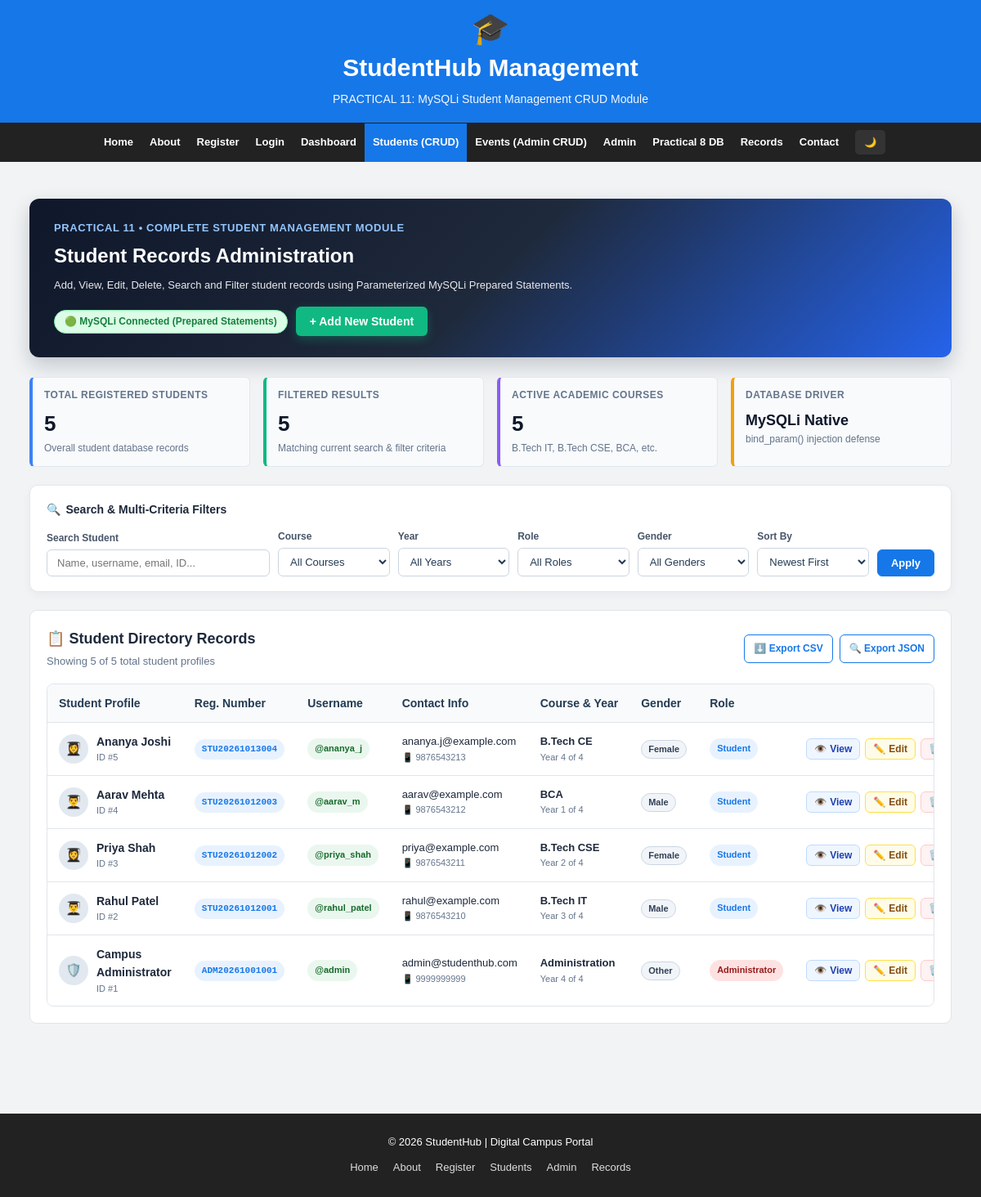
The app's page /php/student_manager.php with its own data.
### tables this page shows
CREATE TABLE `students` (
    `student_id` INT UNSIGNED AUTO_INCREMENT PRIMARY KEY,
    `registration_no` VARCHAR(30) NOT NULL UNIQUE COMMENT 'Formatted ID e.g. STU20261012001',
    `username` VARCHAR(50) NOT NULL UNIQUE COMMENT 'Unique portal username e.g. rahul_patel',
    `full_name` VARCHAR(100) NOT NULL,
    `email` VARCHAR(120) NOT NULL UNIQUE,
    `mobile` VARCHAR(15) NOT NULL UNIQUE,
    `password_hash` VARCHAR(255) NOT NULL COMMENT 'Bcrypt hashed password via password_hash()',
    `course` VARCHAR(50) NOT NULL COMMENT 'B.Tech IT, B.Tech CSE, BCA, etc.',
    `academic_year` TINYINT UNSIGNED NOT NULL COMMENT '1, 2, 3, or 4',
    `gender` ENUM('Male', 'Female', 'Other') NOT NULL,
    `terms_accepted` ENUM('Accepted', 'Pending') NOT NULL DEFAULT 'Accepted',
    `role` ENUM('student', 'admin') NOT NULL DEFAULT 'student' COMMENT 'Role-based access control (RBAC)',
    `remember_token` VARCHAR(64) DEFAULT NULL COMMENT 'SHA-256 hash of persistent remember-me token',
    `token_expiry` DATETIME DEFAULT NULL COMMENT 'Expiration datetime for remember-me token',
    `created_at` TIMESTAMP NOT NULL DEFAULT CURRENT_TIMESTAMP,
    `updated_at` TIMESTAMP NOT NULL DEFAULT CURRENT_TIMESTAMP ON UPDATE CURRENT_TIMESTAMP,

    INDEX `idx_students_username` (`username`),
    INDEX `idx_students_email` (`email`),
    INDEX `idx_students_role` (`role`),
    INDEX `idx_students_course_year` (`course`, `academic_year`)
);

### php/student_manager.php (the view, shortened to what the rows shown need)
<?php
$mysqli = getMySQLiConnection();
$isDbConnected = ($mysqli instanceof mysqli);
$sortBy       = trim($_GET['sort'] ?? 'newest');
$studentsList = [];
if ($isDbConnected) {
    try {
        $sql = "
            SELECT student_id, registration_no, username, full_name, email, mobile,
                   course, academic_year, gender, role, terms_accepted, created_at, updated_at
            FROM students
            WHERE 1=1
        ";
        switch ($sortBy) {
            case 'newest':
            default:
                $sql .= " ORDER BY student_id DESC";
                break;
        }
        $stmt = $mysqli->prepare($sql);
        if ($stmt) {
            $stmt->execute();
            $res = $stmt->get_result();
            if ($res) {
                while ($row = $res->fetch_assoc()) {
                    $studentsList[] = $row;
                }
            }
        }
    } catch (Exception $e) {
        error_log("Practical 11 Search Notice: " . $e->getMessage());
    }
}
?>
<!DOCTYPE html>
<html lang="en">
<head>
    <link rel="stylesheet" href="../css/style.css">
</head>
<body>
<header class="site-header">
    <h1>StudentHub Management</h1>
</header>
<main>
    <div class="container" style="max-width: 1200px; margin: 25px auto 40px auto;">
        <section class="crud-hero">
            <div>
                <h2 style="margin: 0; font-size: 24px; color: white;">
                    Student Records Administration
                </h2>
            </div>
        </section>
        <section class="summary-card" style="padding: 20px;">
            <div class="table-responsive" style="margin: 0;">
                <table class="data-table">
                    <thead>
                        <tr>
                            <th>Student Profile</th>
                            <th>Reg. Number</th>
                            <th>Username</th>
                            <th>Contact Info</th>
                            <th>Course &amp; Year</th>
                            <th>Gender</th>
                            <th>Role</th>
                            <th style="text-align: right;">Actions</th>
                        </tr>
                    </thead>
                    <tbody>
                        <?php if (empty($studentsList)): ?>
                            <tr>
                                <td colspan="8" style="text-align: center; padding: 36px 20px; color: #64748b;">
                                    <div style="font-size: 32px; margin-bottom: 8px;">🔍</div>
                                    <strong style="font-size: 15px; color: #334155;">No student records found</strong>
                                    <p style="margin: 4px 0 14px 0; font-size: 13px;">
                                        No students matched your search query or filter parameters.
                                    </p>
                                    <a href="student_manager.php" class="btn btn-secondary btn-small">
                                        Reset Filters
                                    </a>
                                    <button type="button" class="btn btn-small" onclick="openAddModal()" style="margin-left: 8px;">
                                        + Add New Student
                                    </button>
                                </td>
                            </tr>
                        <?php else: ?>
                            <?php foreach ($studentsList as $stu):
                                $sId = (int)$stu['student_id'];
                                $regNo = htmlspecialchars($stu['registration_no'] ?? '');
                                $uName = htmlspecialchars($stu['username'] ?? '');
                                $fName = htmlspecialchars($stu['full_name'] ?? '');
                                $email = htmlspecialchars($stu['email'] ?? '');
                                $mobile = htmlspecialchars($stu['mobile'] ?? '');
                                $course = htmlspecialchars($stu['course'] ?? '');
                                $year = (int)($stu['academic_year'] ?? 1);
                                $gender = htmlspecialchars($stu['gender'] ?? 'Other');
                                $role = htmlspecialchars($stu['role'] ?? 'student');
                                $avatar = ($gender === 'Female') ? '👩‍🎓' : (($role === 'admin') ? '🛡️' : '👨‍🎓');
                            ?>
                                <tr>
                                    <td>
                                        <div style="display: flex; align-items: center; gap: 10px;">
                                            <div class="table-avatar"><?php echo $avatar; ?></div>
                                            <div>
                                                <div style="font-weight: 700; color: #1e293b;"><?php echo $fName; ?></div>
                                                <div style="font-size: 11px; color: #64748b;">ID #<?php echo $sId; ?></div>
                                            </div>
                                        </div>
                                    </td>
                                    <td>
                                        <span class="badge badge-primary" style="font-family: monospace; font-size: 11px;">
                                            <?php echo $regNo; ?>
                                        </span>
                                    </td>
                                    <td>
                                        <span class="badge badge-success" style="font-size: 11px;">
                                            @<?php echo $uName; ?>
                                        </span>
                                    </td>
                                    <td>
                                        <div style="font-size: 13px; color: #1e293b;"><?php echo $email; ?></div>
                                        <div style="font-size: 11px; color: #64748b;">📱 <?php echo $mobile; ?></div>
                                    </td>
                                    <td>
                                        <div style="font-weight: 600; font-size: 13px; color: #1e293b;"><?php echo $course; ?></div>
                                        <div style="font-size: 11px; color: #64748b;">Year <?php echo $year; ?> of 4</div>
                                    </td>
                                    <td>
                                        <span class="storage-tag" style="padding: 2px 8px; font-size: 11px;">
                                            <?php echo $gender; ?>
                                        </span>
                                    </td>
                                    <td>
                                        <?php if ($role === 'admin'): ?>
                                            <span class="badge" style="background: #fee2e2; color: #991b1b; font-weight: 700; font-size: 11px;">
                                                Administrator
                                            </span>
                                        <?php else: ?>
                                            <span class="badge badge-primary" style="font-size: 11px;">
                                                Student
                                            </span>
                                        <?php endif; ?>
                                    </td>
                                    <td style="text-align: right;">
                                        <div class="action-btn-group" style="justify-content: flex-end;">
                                            <button type="button" class="btn-action btn-view" onclick="openViewModal(<?php echo $sId; ?>)" title="View complete student profile">
                                                <span>👁️</span> View
                                            </button>
                                            <button type="button" class="btn-action btn-edit" onclick="openEditModal(<?php echo $sId; ?>)" title="Edit student record">
                                                <span>✏️</span> Edit
                                            </button>
                                            <button type="button" class="btn-action btn-delete" onclick="confirmDelete(<?php echo $sId; ?>, '<?php echo addslashes($fName); ?>', '<?php echo $regNo; ?>')" title="Delete student record">
                                                <span>🗑️</span> Delete
                                            </button>
                                        </div>
                                    </td>
                                </tr>
                            <?php endforeach; ?>
                        <?php endif; ?>
                    </tbody>
                </table>
            </div>
        </section>
    </div>
</main>
</body>
</html>

### records on screen
students: gender "👩‍🎓", full_name "Ananya Joshi", student_id "5", registration_no "STU20261013004", username "ananya_j", email "ananya.j@example.com", mobile "9876543213", course "B.Tech CE", academic_year "4", gender "Female", role "Student"
students: avatar "👨‍🎓", full_name "Aarav Mehta", student_id "4", registration_no "STU20261012003", username "aarav_m", email "aarav@example.com", mobile "9876543212", course "BCA", academic_year "1", gender "Male", shows "Student"
students: gender "👩‍🎓", full_name "Priya Shah", student_id "3", registration_no "STU20261012002", username "priya_shah", email "priya@example.com", mobile "9876543211", course "B.Tech CSE", academic_year "2", gender "Female", role "Student"
students: avatar "👨‍🎓", full_name "Rahul Patel", student_id "2", registration_no "STU20261012001", username "rahul_patel", email "rahul@example.com", mobile "9876543210", course "B.Tech IT", academic_year "3", gender "Male", shows "Student"
students: avatar "🛡️", full_name "Campus Administrator", student_id "1", registration_no "ADM20261001001", username "admin", email "admin@studenthub.com", mobile "9999999999", course "Administration", academic_year "4", gender "Other"

### other values on screen
$totalStudentsCount "5"
count($studentsList) "5"
count($allCourses) "5"
